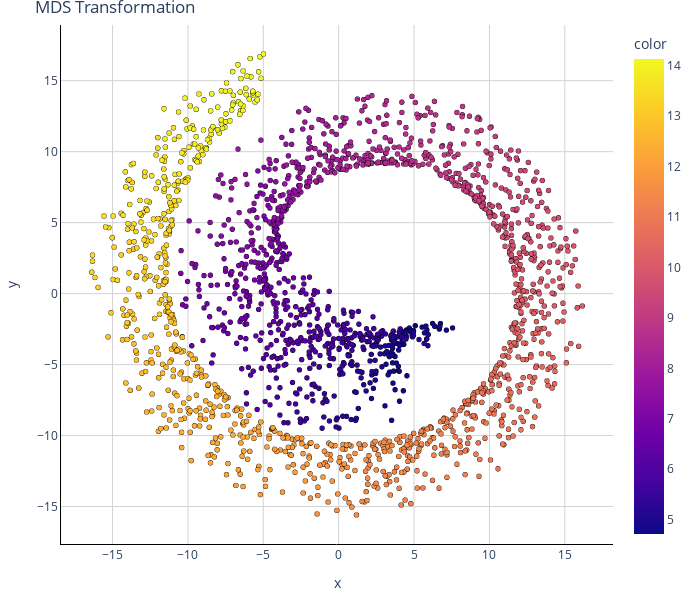

Notebook code cell kept with this figure:
### Code cell
# scatter plot using plotly

## init scatter plot
fig = px.scatter(x = X_mds[:, 0], y = X_mds[:, 1], opacity = 1, color = y)

## bg color
fig.update_layout(dict(plot_bgcolor = 'white'))

## axes and grids
fig.update_xaxes(showgrid = True, gridwidth = 1, gridcolor = 'lightgrey',
                 zeroline = True, zerolinewidth = 1, zerolinecolor = 'lightgrey',
                 showline = True, linewidth = 1, linecolor = 'black'
                )

fig.update_yaxes(showgrid = True, gridwidth = 1, gridcolor = 'lightgrey',
                 zeroline = True, zerolinewidth = 1, zerolinecolor = 'lightgrey',
                 showline = True, linewidth = 1, linecolor = 'black'
                )

## markers
fig.update_traces(marker = dict(size = 5,
                                line = dict(color = 'black', width = 0.2)
                               ))

## size and title
fig.update_layout(
    margin=dict(l=25, r=25, t=25, b=25),
    width=700,
    height=600,
    # paper_bgcolor="LightSteelBlue",
    title_text="MDS Transformation"
)

# show fig
fig.show();

### Figure 1 — Plotly figure (JSON) as saved in the notebook; plotly's stock layout.template omitted (floating-point values rounded to 4 significant figures; data arrays with more than 128 entries replaced by an {"elided": "..."} marker saying what was removed)
{"data": [{"hovertemplate": "x=%{x}<br>y=%{y}<br>color=%{marker.color}<extra></extra>", "legendgroup": "", "marker": {"color": {"elided": "2000 float values"}, "coloraxis": "coloraxis", "line": {"color": "black", "width": 0.2}, "opacity": 1, "size": 5, "symbol": "circle"}, "mode": "markers", "name": "", "showlegend": false, "type": "scattergl", "x": {"elided": "2000 float values"}, "xaxis": "x", "y": {"elided": "2000 float values"}, "yaxis": "y"}], "layout": {"coloraxis": {"colorbar": {"title": {"text": "color"}}, "colorscale": [[0, "#0d0887"], [0.1111, "#46039f"], [0.2222, "#7201a8"], [0.3333, "#9c179e"], [0.4444, "#bd3786"], [0.5556, "#d8576b"], [0.6667, "#ed7953"], [0.7778, "#fb9f3a"], [0.8889, "#fdca26"], [1, "#f0f921"]]}, "height": 600, "legend": {"tracegroupgap": 0}, "margin": {"b": 25, "l": 25, "r": 25, "t": 25}, "plot_bgcolor": "white", "title": {"text": "MDS Transformation"}, "width": 700, "xaxis": {"anchor": "y", "autorange": true, "domain": [0, 1], "gridcolor": "lightgrey", "gridwidth": 1, "linecolor": "black", "linewidth": 1, "range": [-18.42, 18.2], "showgrid": true, "showline": true, "title": {"text": "x"}, "type": "linear", "zeroline": true, "zerolinecolor": "lightgrey", "zerolinewidth": 1}, "yaxis": {"anchor": "x", "autorange": true, "domain": [0, 1], "gridcolor": "lightgrey", "gridwidth": 1, "linecolor": "black", "linewidth": 1, "range": [-17.64, 18.92], "showgrid": true, "showline": true, "title": {"text": "y"}, "type": "linear", "zeroline": true, "zerolinecolor": "lightgrey", "zerolinewidth": 1}}}
